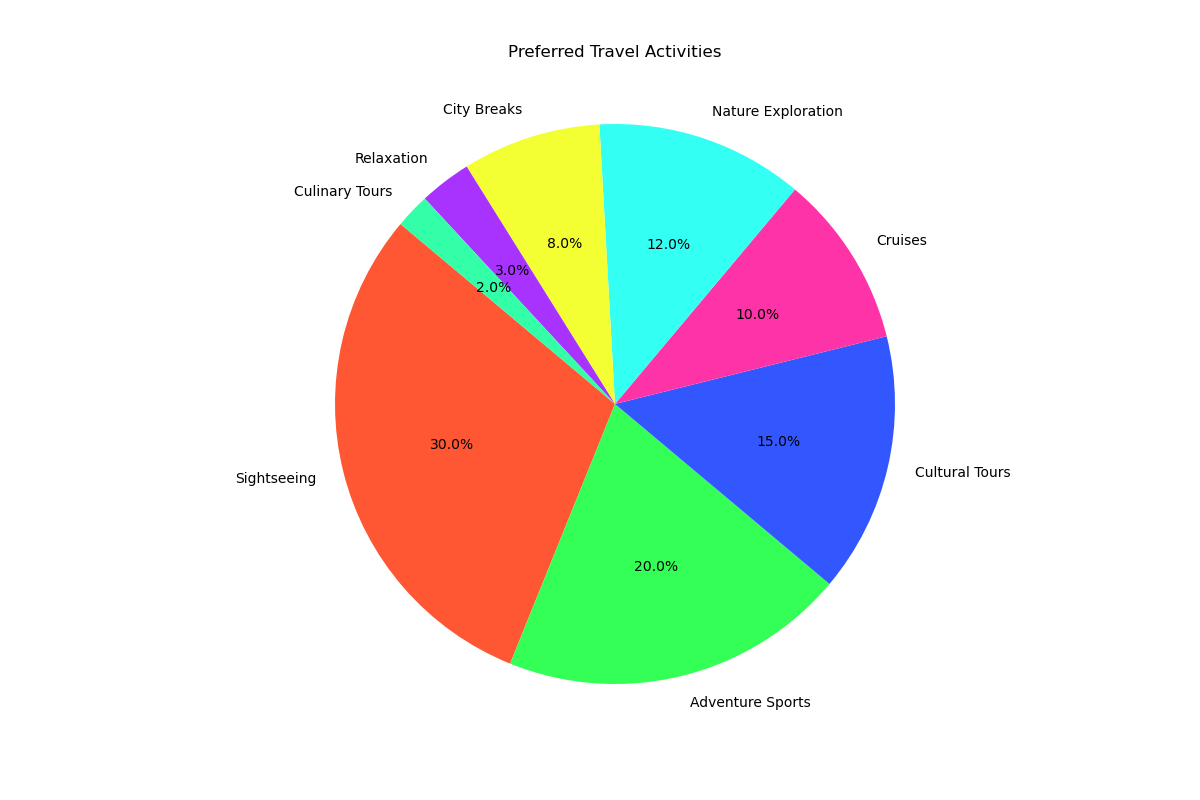

The Python source for this figure:

import matplotlib.pyplot as plt

# Data to plot
labels = 'Sightseeing', 'Adventure Sports', 'Cultural Tours', 'Cruises', 'Nature Exploration', 'City Breaks', 'Relaxation', 'Culinary Tours'
sizes = [30, 20, 15, 10, 12, 8, 3, 2]
colors = ['#FF5733', '#33FF57', '#3357FF', '#FF33A8', '#33FFF3', '#F3FF33', '#A833FF', '#33FFA8']

# Plot
plt.figure(figsize=[12, 8])  # Set the width and height of the chart
plt.pie(sizes, labels=labels, colors=colors, autopct='%1.1f%%', startangle=140)
plt.axis('equal')  # Equal aspect ratio ensures that pie is drawn as a circle.
plt.title('Preferred Travel Activities', y=1.05)  # Adjust title position to avoid overlap
plt.show()
